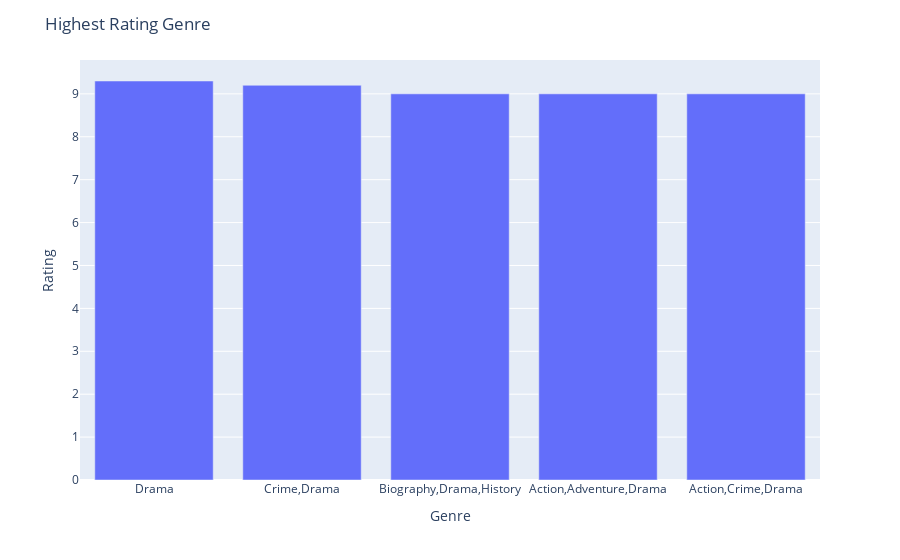

This figure's notebook cell:
### Code cell
fig = px.bar(x=high_rated_genre.index, y=high_rated_genre.values)
fig.update_layout(title='Highest Rating Genre', xaxis_title='Genre', yaxis_title='Rating')
fig.show()

### Figure 1 — Plotly figure (JSON) as saved in the notebook; plotly's stock layout.template omitted (floating-point values rounded to 4 significant figures)
{"data": [{"alignmentgroup": "True", "hovertemplate": "x=%{x}<br>y=%{y}<extra></extra>", "legendgroup": "", "marker": {"color": "#636efa", "pattern": {"shape": ""}}, "name": "", "offsetgroup": "", "orientation": "v", "showlegend": false, "textposition": "auto", "type": "bar", "x": ["Drama", "Crime,Drama", "Biography,Drama,History", "Action,Adventure,Drama", "Action,Crime,Drama"], "xaxis": "x", "y": [9.3, 9.2, 9, 9, 9], "yaxis": "y"}], "layout": {"barmode": "relative", "legend": {"tracegroupgap": 0}, "margin": {"t": 60}, "title": {"text": "Highest Rating Genre"}, "xaxis": {"anchor": "y", "domain": [0, 1], "title": {"text": "Genre"}}, "yaxis": {"anchor": "x", "domain": [0, 1], "title": {"text": "Rating"}}}}
